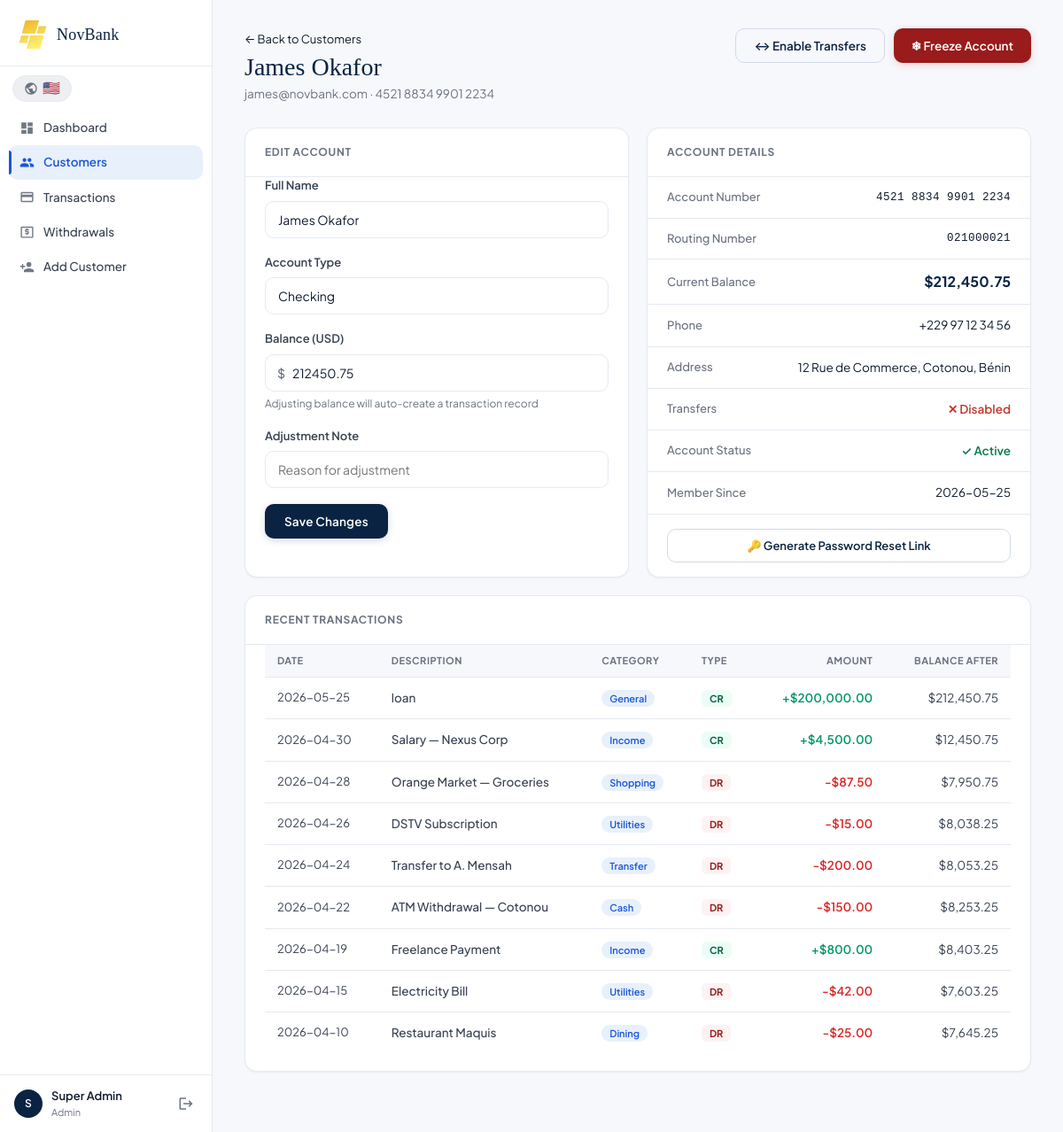
Screenshot of /admin/customer/2 (signed in) with the database file from the repository.
### tables this page shows
CREATE TABLE users (
        id INTEGER PRIMARY KEY AUTOINCREMENT,
        name TEXT NOT NULL,
        email TEXT UNIQUE NOT NULL,
        password TEXT NOT NULL,
        role TEXT DEFAULT 'customer',
        account_number TEXT UNIQUE,
        account_type TEXT DEFAULT 'Checking',
        balance REAL DEFAULT 0.0,
        routing_number TEXT DEFAULT '021000021',
        phone TEXT DEFAULT '',
        address TEXT DEFAULT '',
        frozen INTEGER DEFAULT 0,
        transfers_enabled INTEGER DEFAULT 0,
        created_at TEXT DEFAULT CURRENT_TIMESTAMP
    , member_since TEXT DEFAULT CURRENT_TIMESTAMP);

CREATE TABLE transactions (
        id INTEGER PRIMARY KEY AUTOINCREMENT,
        user_id INTEGER,
        type TEXT,
        amount REAL,
        description TEXT,
        category TEXT DEFAULT 'General',
        balance_after REAL,
        status TEXT DEFAULT 'Completed',
        date TEXT DEFAULT CURRENT_TIMESTAMP,
        FOREIGN KEY(user_id) REFERENCES users(id)
    );

### app.py (the view, shortened to what this page needs)
@app.route("/admin/customer/<int:uid>", methods=["GET", "POST"])
@login_required
@admin_required
def admin_edit_customer(uid):
    con = get_db()
    user = con.execute("SELECT * FROM users WHERE id=?", (uid,)).fetchone()
    txns = con.execute("SELECT * FROM transactions WHERE user_id=? ORDER BY date DESC LIMIT 20", (uid,)).fetchall()
    con.close()
    return render_template("admin_edit_customer.html", customer=user, txns=txns)

### app.py (called while the page is built)
def get_db():
    con = sqlite3.connect(DB)
    con.row_factory = sqlite3.Row
    return con

def login_required(f):
    from functools import wraps
    @wraps(f)
    def decorated(*args, **kwargs):
        if "user_id" not in session:
            return redirect(url_for("login"))
        return f(*args, **kwargs)
    return decorated

def admin_required(f):
    from functools import wraps
    @wraps(f)
    def decorated(*args, **kwargs):
        if session.get("role") != "admin":
            return redirect(url_for("dashboard"))
        return f(*args, **kwargs)
    return decorated

### templates/admin_edit_customer.html (shortened to what this page needs)
{% extends "base.html" %}
{% block content %}
<div class="page-header">
  <div>
    <a href="{{ url_for('admin_customers') }}" style="font-size:13px;color:var(--accent);text-decoration:none">← Back to Customers</a>
    <h1 class="page-title" style="margin-top:4px">{{ customer['name'] }}</h1>
    <p class="page-sub">{{ customer['email'] }} · {{ customer['account_number'] }}</p>
  </div>
  <div class="header-actions">
    <form method="POST" action="{{ url_for('admin_toggle_transfer', uid=customer['id']) }}" style="display:inline" onsubmit="return confirm('{{ 'Disable' if customer['transfers_enabled'] else 'Enable' }} transfers for this account?')">
      {% if customer['transfers_enabled'] %}
      <button type="submit" class="btn-outline" style="border-color:#0a7c4f;color:#0a7c4f">✓ Transfers On — Disable</button>
      {% else %}
      <button type="submit" class="btn-outline">↔ Enable Transfers</button>
      {% endif %}
    </form>
    <form method="POST" action="{{ url_for('admin_freeze', uid=customer['id']) }}" style="display:inline" onsubmit="return confirm('Are you sure you want to {{ 'unfreeze' if customer['frozen'] else 'freeze' }} this account?')">
      {% if customer['frozen'] %}
      <button type="submit" class="btn-primary" style="background:#0a7c4f">✓ Unfreeze Account</button>
      {% else %}
      <button type="submit" class="btn-danger">❄ Freeze Account</button>
      {% endif %}
    </form>
  </div>
</div>
<div class="details-grid">
  <div class="section-card">
    <div class="section-card-header">
      <h2 class="section-card-title">Edit Account</h2>
    </div>
    <form method="POST">
      <div class="form-group">
        <label>Full Name</label>
        <input type="text" name="name" value="{{ customer['name'] }}" required>
      </div>
      <div class="form-group">
        <label>Account Type</label>
        <select name="account_type">
          <option value="Checking" {{ 'selected' if customer['account_type']=='Checking' }}>Checking</option>
        </select>
      </div>
      <div class="form-group">
        <label>Balance (USD)</label>
        <div class="input-prefix-wrap">
          <span class="input-prefix">$</span>
          <input type="number" name="balance" value="{{ customer['balance'] }}" step="0.01" min="0" required style="padding-left:2rem">
        </div>
        <span class="form-hint">Adjusting balance will auto-create a transaction record</span>
      </div>
      <div class="form-group">
        <label>Adjustment Note</label>
        <input type="text" name="note" placeholder="Reason for adjustment">
      </div>
      <button type="submit" class="btn-primary">Save Changes</button>
    </form>
  </div>
  <div class="section-card">
    <div class="section-card-header">
      <h2 class="section-card-title">Account Details</h2>
    </div>
    <div class="detail-rows">
      <div class="detail-row">
        <span class="dr-label">Account Number</span>
        <span class="dr-value mono">{{ customer['account_number'] }}</span>
      </div>
      <div class="detail-row">
        <span class="dr-label">Routing Number</span>
        <span class="dr-value mono">{{ customer['routing_number'] }}</span>
      </div>
      <div class="detail-row">
        <span class="dr-label">Current Balance</span>
        <span class="dr-value strong">${{ "{:,.2f}".format(customer['balance']) }}</span>
      </div>
      <div class="detail-row">
        <span class="dr-label">Phone</span>
        <span class="dr-value">{{ customer['phone'] or '—' }}</span>
      </div>
      <div class="detail-row">
        <span class="dr-label">Address</span>
        <span class="dr-value">{{ customer['address'] or '—' }}</span>
      </div>
      <div class="detail-row">
        <span class="dr-label">Transfers</span>
        <span class="dr-value">
          {% if customer['transfers_enabled'] %}
          <span style="color:#0a7c4f;font-weight:600">✓ Enabled</span>
          {% else %}
          <span style="color:#c0392b;font-weight:600">✕ Disabled</span>
          {% endif %}
        </span>
      </div>
      <div class="detail-row">
        <span class="dr-label">Account Status</span>
        <span class="dr-value">
          {% if customer['frozen'] %}
          <span style="color:#c0392b;font-weight:600">❄ Frozen</span>
          {% else %}
          <span style="color:#0a7c4f;font-weight:600">✓ Active</span>
          {% endif %}
        </span>
      </div>
      <div class="detail-row">
        <span class="dr-label">Member Since</span>
        <span class="dr-value">{{ customer['created_at'][:10] }}</span>
      </div>
    </div>
    <div style="padding:16px 22px;border-top:1px solid var(--border)">
      <form method="POST" action="{{ url_for('admin_reset_password', uid=customer['id']) }}"
            onsubmit="return confirm('Generate a password reset link for {{ customer['name'] }}?')">
        <button type="submit" class="btn-outline" style="font-size:13px;width:100%">
          🔑 Generate Password Reset Link
        </button>
      </form>
    </div>
  </div>
</div>
<div class="section-card">
  <div class="section-card-header">
    <h2 class="section-card-title">Recent Transactions</h2>
  </div>
  {% if txns %}
  <div class="data-table-wrap"><table class="data-table">
    <thead>
      <tr>
        <th>Date</th>
        <th>Description</th>
        <th>Category</th>
        <th>Type</th>
        <th style="text-align:right">Amount</th>
        <th style="text-align:right">Balance After</th>
      </tr>
    </thead>
    <tbody>
      {% for t in txns %}
      <tr>
        <td class="td-date">{{ t['date'][:10] }}</td>
        <td class="td-desc">{{ t['description'] }}</td>
        <td><span class="cat-badge">{{ t['category'] }}</span></td>
        <td><span class="type-badge {{ 'cr' if t['type']=='CR' else 'dr' }}">{{ t['type'] }}</span></td>
        <td class="td-amount {{ 'cr' if t['type']=='CR' else 'dr' }}">
          {{ '+' if t['type']=='CR' else '-' }}${{ "{:,.2f}".format(t['amount']) }}
        </td>
        <td style="text-align:right">${{ "{:,.2f}".format(t['balance_after']) }}</td>
      </tr>
      {% endfor %}
    </tbody>
  </table></div>
  {% else %}
  <p class="empty-state">No transactions yet.</p>
  {% endif %}
</div>
{% endblock %}

### rows the page displays
users: name "James Okafor", email "james@novbank.com", account_number "4521 8834 9901 2234", balance "212450.75", routing_number "021000021", balance "212,450.75", phone "+229 97 12 34 56", address "12 Rue de Commerce, Cotonou, Bénin", created_at "2026-05-25"
transactions: date "2026-05-25", description "loan", category "General", type "CR", type "+", amount "200,000.00", balance_after "212,450.75"
transactions: date "2026-04-30", description "Salary — Nexus Corp", category "Income", type "CR", type "+", amount "4,500.00", balance_after "12,450.75"
transactions: date "2026-04-28", description "Orange Market — Groceries", category "Shopping", type "DR", type "-", amount "87.50", balance_after "7,950.75"
transactions: date "2026-04-26", description "DSTV Subscription", category "Utilities", type "DR", type "-", amount "15.00", balance_after "8,038.25"
transactions: date "2026-04-24", description "Transfer to A. Mensah", category "Transfer", type "DR", type "-", amount "200.00", balance_after "8,053.25"
transactions: date "2026-04-22", description "ATM Withdrawal — Cotonou", category "Cash", type "DR", type "-", amount "150.00", balance_after "8,253.25"
transactions: date "2026-04-19", description "Freelance Payment", category "Income", type "CR", type "+", amount "800.00", balance_after "8,403.25"
transactions: date "2026-04-15", description "Electricity Bill", category "Utilities", type "DR", type "-", amount "42.00", balance_after "7,603.25"
transactions: date "2026-04-10", description "Restaurant Maquis", category "Dining", type "DR", type "-", amount "25.00", balance_after "7,645.25"

### other values shown
{{ session.get('name', 'U')[0] }} "S"
{{ session.get('name') }} "Super Admin"
{{ session.get('role')|capitalize }} "Admin"
